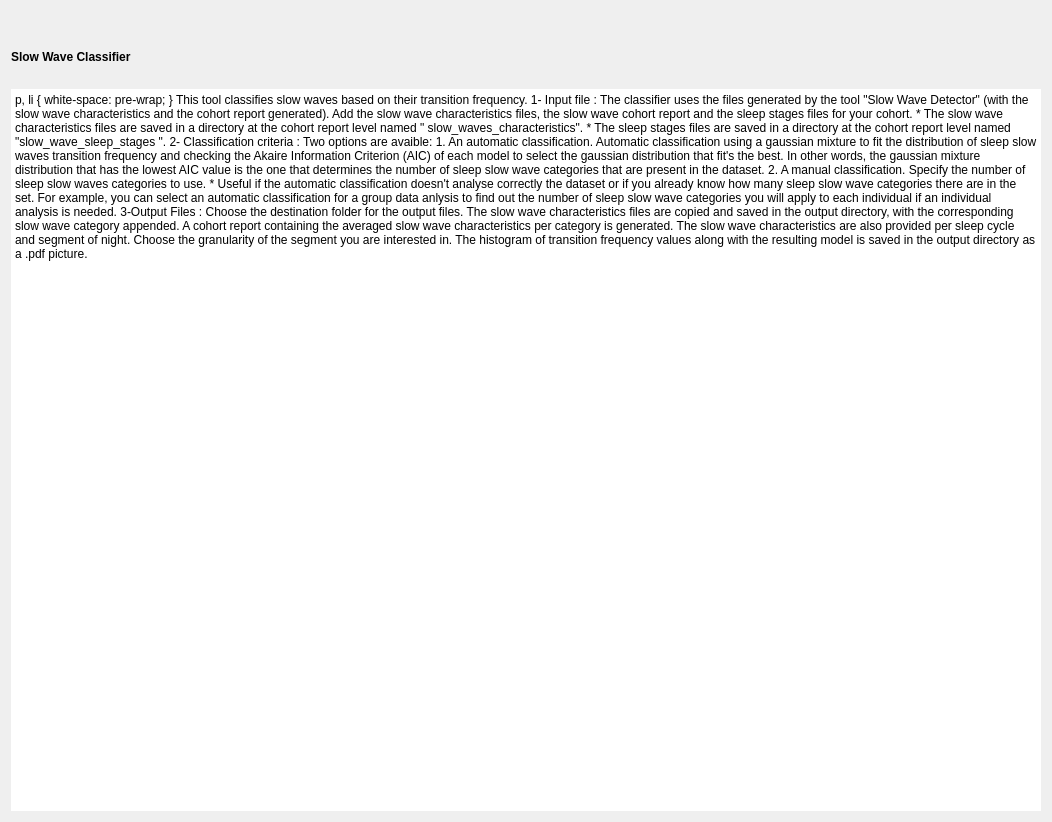
<?xml version="1.0" encoding="UTF-8"?>
<ui version="4.0">
 <class>SSWCIntroStep</class>
 <widget class="QWidget" name="SSWCIntroStep">
  <property name="geometry">
   <rect>
    <x>0</x>
    <y>0</y>
    <width>1052</width>
    <height>822</height>
   </rect>
  </property>
  <property name="windowTitle">
   <string/>
  </property>
  <property name="styleSheet">
   <string>font: 12pt &quot;Roboto&quot;;</string>
  </property>
  <layout class="QVBoxLayout" name="verticalLayout">
   <property name="spacing">
    <number>25</number>
   </property>
   <item>
    <layout class="QHBoxLayout" name="horizontalLayout">
     <item>
      <layout class="QVBoxLayout" name="text_layout">
       <item>
        <widget class="QLabel" name="image_hist">
         <property name="lineWidth">
          <number>0</number>
         </property>
         <property name="text">
          <string/>
         </property>
         <property name="pixmap">
          <pixmap resource="hist_freq_transition.qrc">:/hist/transition_frequency.png</pixmap>
         </property>
         <property name="alignment">
          <set>Qt::AlignCenter</set>
         </property>
        </widget>
       </item>
       <item>
        <widget class="QLabel" name="title_label">
         <property name="text">
          <string>&lt;html&gt;&lt;head/&gt;&lt;body&gt;&lt;p&gt;&lt;span style=&quot; font-weight:600;&quot;&gt;Slow Wave Classifier&lt;/span&gt;&lt;/p&gt;&lt;/body&gt;&lt;/html&gt;</string>
         </property>
         <property name="scaledContents">
          <bool>true</bool>
         </property>
         <property name="wordWrap">
          <bool>true</bool>
         </property>
        </widget>
       </item>
       <item>
        <widget class="QTextEdit" name="textEdit">
         <property name="frameShape">
          <enum>QFrame::NoFrame</enum>
         </property>
         <property name="lineWidth">
          <number>0</number>
         </property>
         <property name="readOnly">
          <bool>true</bool>
         </property>
         <property name="html">
          <string>&lt;!DOCTYPE HTML PUBLIC &quot;-//W3C//DTD HTML 4.0//EN&quot; &quot;http://www.w3.org/TR/REC-html40/strict.dtd&quot;&gt;
&lt;html&gt;&lt;head&gt;&lt;meta name=&quot;qrichtext&quot; content=&quot;1&quot; /&gt;&lt;style type=&quot;text/css&quot;&gt;
p, li { white-space: pre-wrap; }
&lt;/style&gt;&lt;/head&gt;&lt;body style=&quot; font-family:'Roboto'; font-size:12pt; font-weight:400; font-style:normal;&quot;&gt;
&lt;p style=&quot; margin-top:0px; margin-bottom:0px; margin-left:0px; margin-right:0px; -qt-block-indent:0; text-indent:0px;&quot;&gt;This tool classifies slow waves based on their transition frequency.&lt;/p&gt;
&lt;p style=&quot; margin-top:12px; margin-bottom:12px; margin-left:0px; margin-right:0px; -qt-block-indent:0; text-indent:0px;&quot;&gt;&lt;span style=&quot; text-decoration: underline;&quot;&gt;1- Input file :&lt;/span&gt;&lt;/p&gt;
&lt;p style=&quot; margin-top:12px; margin-bottom:12px; margin-left:0px; margin-right:0px; -qt-block-indent:0; text-indent:0px;&quot;&gt;	The classifier uses the files generated by the tool &amp;quot;Slow Wave Detector&amp;quot; (with the slow wave characteristics and the cohort report generated). &lt;/p&gt;
&lt;p style=&quot; margin-top:12px; margin-bottom:12px; margin-left:0px; margin-right:0px; -qt-block-indent:0; text-indent:0px;&quot;&gt;	Add the slow wave characteristics files, the slow wave cohort report and the sleep stages files for your cohort.&lt;br /&gt;	* The slow wave characteristics files are saved in a directory at the cohort report level named &amp;quot;&lt;span style=&quot; font-family:'Droid Sans Mono','monospace','monospace'; color:#000000;&quot;&gt;slow_waves_characteristics&amp;quot;.&lt;br /&gt;	* The sleep stages files &lt;/span&gt;are saved in a directory at the cohort report level named &amp;quot;slow_wave_sleep_stages&lt;span style=&quot; font-family:'Droid Sans Mono','monospace','monospace'; color:#000000;&quot;&gt;&amp;quot;.&lt;/span&gt;&lt;/p&gt;
&lt;p style=&quot; margin-top:12px; margin-bottom:12px; margin-left:0px; margin-right:0px; -qt-block-indent:0; text-indent:0px;&quot;&gt;&lt;span style=&quot; text-decoration: underline;&quot;&gt;2- Classification criteria : &lt;/span&gt;&lt;/p&gt;
&lt;p style=&quot; margin-top:12px; margin-bottom:12px; margin-left:0px; margin-right:0px; -qt-block-indent:0; text-indent:0px;&quot;&gt;	Two options are avaible:&lt;/p&gt;
&lt;p style=&quot; margin-top:12px; margin-bottom:12px; margin-left:0px; margin-right:0px; -qt-block-indent:0; text-indent:0px;&quot;&gt;	1. An automatic classification.&lt;br /&gt;	Automatic classification using a gaussian mixture to fit the distribution of sleep slow waves transition frequency and &lt;br /&gt;	checking the Akaire Information Criterion (AIC) of each model to select the gaussian distribution that fit's the best. &lt;br /&gt;	In other words, the gaussian mixture distribution that has the lowest AIC value is the one that determines &lt;br /&gt;	the number of sleep slow wave categories that are present in the dataset.&lt;/p&gt;
&lt;p style=&quot; margin-top:12px; margin-bottom:12px; margin-left:0px; margin-right:0px; -qt-block-indent:0; text-indent:0px;&quot;&gt;	2. A manual classification.&lt;br /&gt;	Specify the number of sleep slow waves categories to use.&lt;br /&gt;	&lt;span style=&quot; font-style:italic;&quot;&gt;* Useful if the automatic classification doesn't analyse correctly the dataset or &lt;br /&gt;	if you already know how many sleep slow wave categories there are in the set. &lt;br /&gt;	For example, you can select an automatic classification for a group data anlysis to find out &lt;br /&gt;	the number of sleep slow wave categories you will apply to each individual if an individual analysis is needed.&lt;/span&gt;&lt;/p&gt;
&lt;p style=&quot; margin-top:12px; margin-bottom:12px; margin-left:0px; margin-right:0px; -qt-block-indent:0; text-indent:0px;&quot;&gt;&lt;span style=&quot; text-decoration: underline;&quot;&gt;3-Output Files :&lt;/span&gt;&lt;/p&gt;
&lt;p style=&quot; margin-top:12px; margin-bottom:12px; margin-left:0px; margin-right:0px; -qt-block-indent:0; text-indent:0px;&quot;&gt;	Choose the destination folder for the output files.&lt;/p&gt;
&lt;p style=&quot; margin-top:12px; margin-bottom:12px; margin-left:0px; margin-right:0px; -qt-block-indent:0; text-indent:0px;&quot;&gt;	The slow wave characteristics files are copied and saved in the output directory, with the corresponding slow wave category appended.&lt;/p&gt;
&lt;p style=&quot; margin-top:12px; margin-bottom:12px; margin-left:0px; margin-right:0px; -qt-block-indent:0; text-indent:0px;&quot;&gt;	A cohort report containing the averaged slow wave characteristics per category is generated.&lt;br /&gt;	The slow wave characteristics are also provided per sleep cycle and segment of night.&lt;br /&gt;	Choose the granularity of the segment you are interested in. &lt;/p&gt;
&lt;p style=&quot; margin-top:12px; margin-bottom:12px; margin-left:0px; margin-right:0px; -qt-block-indent:0; text-indent:0px;&quot;&gt;	The histogram of transition frequency values along with the resulting model is saved in the output directory as a .pdf picture. &lt;/p&gt;&lt;/body&gt;&lt;/html&gt;</string>
         </property>
        </widget>
       </item>
      </layout>
     </item>
    </layout>
   </item>
  </layout>
 </widget>
 <resources>
  <include location="imgs.qrc"/>
  <include location="hist_freq_transition.qrc"/>
  <include location="../../../../../scinodes_poc/src/main/python/ui/themes/themes.qrc"/>
 </resources>
 <connections/>
</ui>
